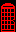

Rendered tile map (Tiled .tmx) drawn with the repository's tilesets; below, a short description and the full map source, tile grids included:
An orthogonal 2x4 tile map with 8x8 px tiles, 1 tile layer (phone-box).

<map version="1.8" tiledversion="1.8.4" orientation="orthogonal" renderorder="right-down" width="2" height="4" tilewidth="8" tileheight="8" infinite="0" nextlayerid="2" nextobjectid="1">
 <tileset firstgid="1" source="../tileset/tileset.tsx" />
 <layer id="1" name="phone-box" width="2" height="4">
  <data encoding="csv">
118,119,
115,117,
115,116,
113,114
</data>
 </layer>
</map>
